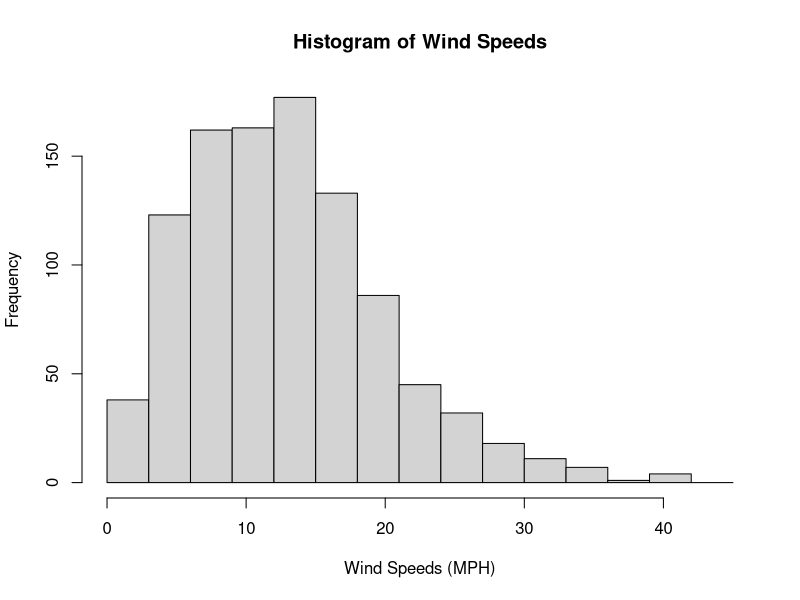
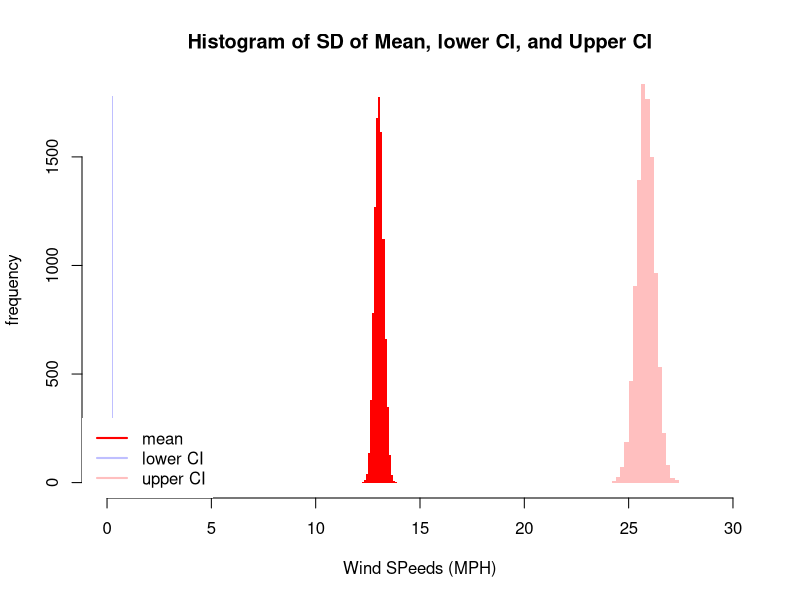
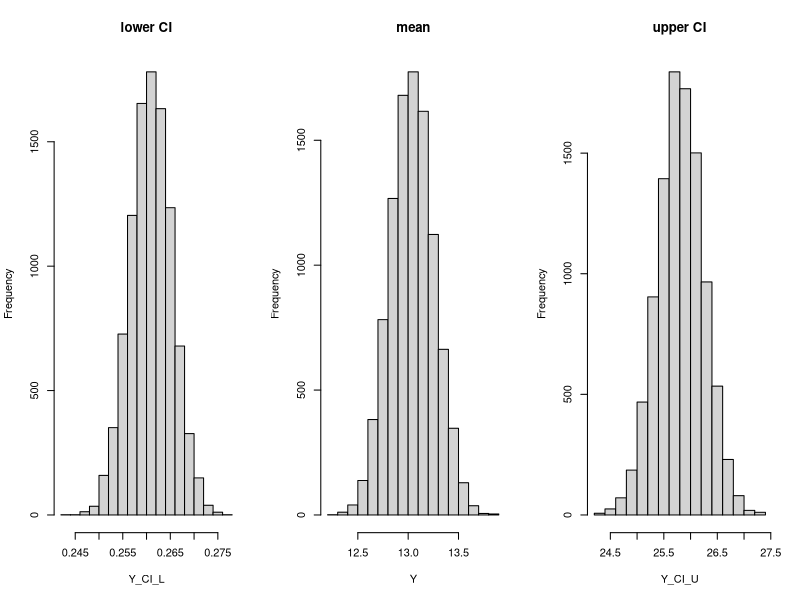

These figures' R source, in order:
# Setting working directory to where .csv file is stored
setwd("C:/Users/jonat/OneDrive - Heriot-Watt University/Own Uni/PGY2/F21SA Statistical Modelling and Analysis/CW")
library(VGAM)
# Reading and storing csv
wind_data <- read.csv("wind.csv", header = TRUE, row.names = 1)
n <- length(wind_data$x)

# Question 1
# Max speed
max_speed <- max(wind_data$x)
# Histogram
par(mfrow=c(1,1), col.main ="black", col.lab='black')
hist(wind_data$x, 
     main = "Histogram of Wind Speeds", 
     xlab = "Wind Speeds (MPH)",
     breaks = seq(from = 0, to = round(max_speed) + 5, by = 3))
# Summary statistics
summary(wind_data)
sd_ori <- sd(wind_data$x); sd_ori
IQR(wind_data$x)
quantile(wind_data$x, c(0.025, 0.975))

# Question 2
# (1/2n * (sum of (x_i^2)))^(0.5)
sigma_hat_mle <- sqrt(sum(wind_data$x^2)/(2*n))

# Question 3
sqrt_inverse_i <- sqrt((sigma_hat_mle^2)/(4))

# Question 4
ci <- c(0,0)
z_025 <- qnorm(p = 0.025, lower.tail = FALSE)
var_change <- z_025*(sqrt_inverse_i)
ci[1] <- sigma_hat_mle - var_change
ci[2] <- sigma_hat_mle + var_change
ci_range <- ci[2] - ci[1]
ci

# Question 5, 6, 7
# Simulation by 10,000 times
m = 10000
# Y is an array of m number, where it stores the 
### simulated mean value of wind speeds for the next
### 1000 days for each iteration (Q5)
Y <- numeric(m)
Y_CI_L <- numeric(m)
Y_CI_U <- numeric(m)
# SD_Y stores the binary values of 1, and 0, where 1,
### if the standard deviation of simulated values of
### 
P_SD_Y <- numeric(m)
P_CI_L <- numeric(m)
P_CI_U <- numeric(m)
for (i in 1:m){
  X_sigma <- rrayleigh(n, scale = sigma_hat_mle)
  X_CI_L <- rrayleigh(n, scale = ci[1])
  X_CI_U <- rrayleigh(n, scale = ci[2])
  Y[i] <- mean(X_sigma)
  Y_CI_L[i] <- mean(X_CI_L)
  Y_CI_U[i] <- mean(X_CI_U)
  if (sd(X_sigma) > sd_ori){
    P_SD_Y[i] <- 1
  }
  if (sd(X_CI_L) > sd_ori){
    P_CI_L[i] <- 1
  }
  if (sd(Y_CI_U) > sd_ori){
    P_CI_U[i] <- 1
  }
}
p_sd_greater <- sum(P_SD_Y)/length(P_SD_Y)
P_CI_L_greater <- sum(P_CI_L)/length(P_CI_L)
P_CI_U_greater <- sum(P_CI_U)/length(P_CI_U)

# Plotting stacked/overlapped histograms for all three Y, Y_CI_L, and Y_CI_U
par(mfrow=c(1,1), col.main ="white", col.lab='white')
c1 <- rgb(173,216,230,max = 255, alpha = 80, names = "lt.blue")
c2 <- rgb(255,192,203, max = 255, alpha = 80, names = "lt.pink")
opar <- par(lwd=0.01)
hgY <- hist(Y, plot = FALSE)
hgCIL <- hist(Y_CI_L, plot = FALSE)
hgCIU <- hist(Y_CI_U, plot = FALSE)
plot(hgY, col = 'red', xlim=c(0,30))
plot(hgCIL, add=TRUE, col=rgb(0,0,1,1/4), xlim=c(0,30))
plot(hgCIU, add=TRUE, col=rgb(1,0,0,1/4), xlim=c(0,30))
title(main = "Histogram of SD of Mean, lower CI, and Upper CI", xlab = "Wind SPeeds (MPH)",
      col.main="black", col.lab="black", ylab = "frequency")
legend ( "bottomleft", legend =c("mean", "lower CI" , "upper CI"), col=c('red', rgb(0,0,1,1/4), rgb(1,0,0,1/4)), lty = 1, lwd =2 )
par(opar)

# Individual Plots for the previous
par(mfrow=c(1,3), col.lab = "black", col.main = 'black')
# text(1,1,"First title",cex=2,font=2)
hist(Y_CI_L, main = "lower CI")
hist(Y, main = "mean")
hist(Y_CI_U, main = "upper CI")
